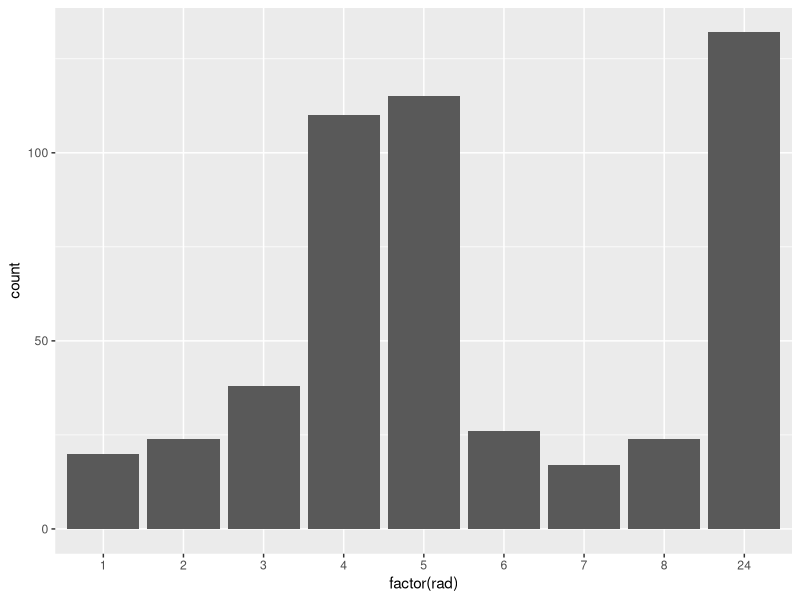

Generate this figure with R:
library("MASS") # for Boston Housing da
tab2 <- table(Boston$rad, Boston$chas)
library("ggplot2")
ggplot(Boston, aes(x=factor(rad))) + geom_bar()
